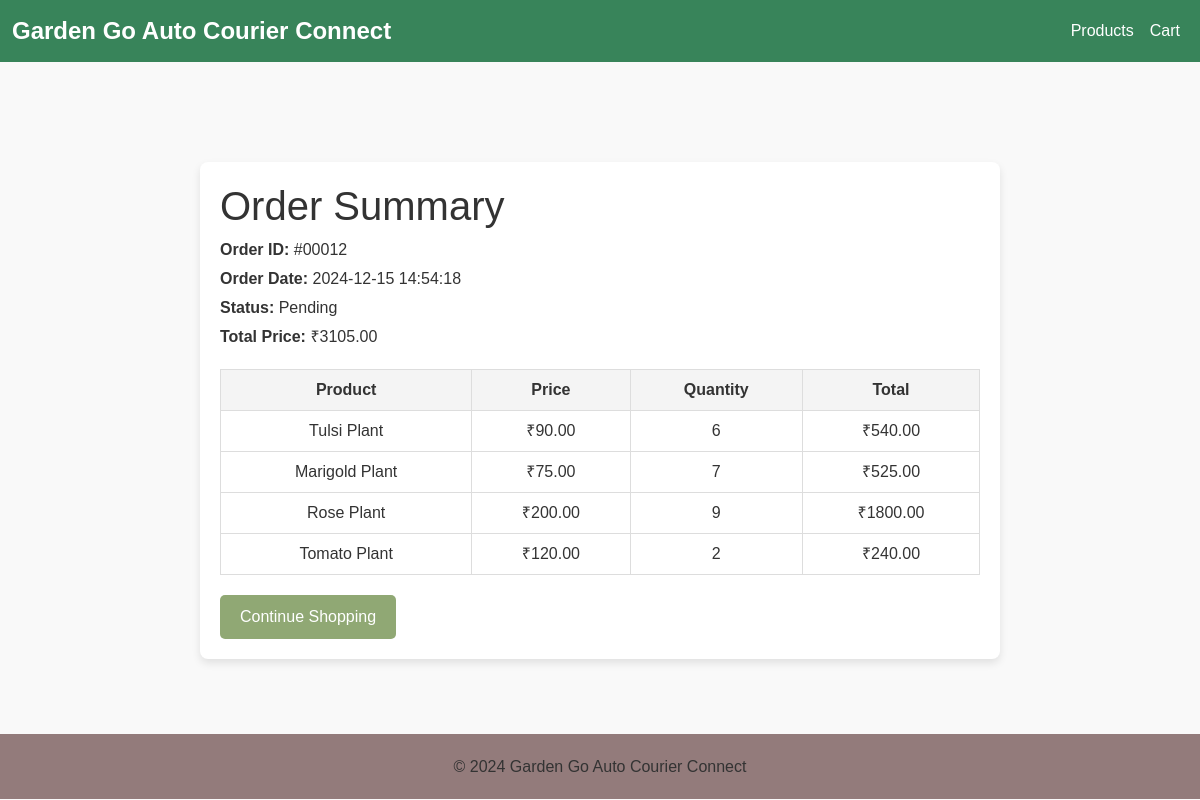
The app's page /order/12 (signed in) with its own data.
### models.py (models this page shows)
class Order(db.Model):
    __tablename__ = 'order'
    order_id = db.Column(db.Integer, primary_key=True)
    user_id = db.Column(db.Integer, db.ForeignKey('users.user_id'))
    assigned_to = db.Column(db.Integer, db.ForeignKey('users.user_id'))  # New attribute
    status = db.Column(db.String, nullable=False)
    address = db.Column(db.String(300))
    estimated_delivery = db.Column(db.DateTime)
    actual_delivery = db.Column(db.DateTime)
    updated_at = db.Column(db.DateTime, default=datetime.utcnow)
    total_price = db.Column(db.Float, nullable=False)
    shipping_cost = db.Column(db.Float, nullable=False)
    pincode = db.Column(db.String)
    created_at = db.Column(db.DateTime, default=datetime.utcnow)
    user = db.relationship('User', foreign_keys=[user_id], back_populates='orders')  # Updated
    assigned_user = db.relationship('User', foreign_keys=[assigned_to], back_populates='assigned_orders')  # New relationship
    order_items = db.relationship('OrderItem', back_populates='order')
    audit_logs = db.relationship('Audit', back_populates='order')

class OrderItem(db.Model):
    __tablename__ = 'order_item'
    order_item_id = db.Column(db.Integer, primary_key=True)
    order_id = db.Column(db.Integer, db.ForeignKey('order.order_id'))
    product_id = db.Column(db.Integer, db.ForeignKey('product.product_id'))
    quantity = db.Column(db.Integer, nullable=False)
    order = db.relationship('Order', back_populates='order_items')
    product = db.relationship('Product', back_populates='order_items')

class Product(db.Model):
    __tablename__ = 'product'
    product_id = db.Column(db.Integer, primary_key=True)
    name = db.Column(db.String(80), nullable=False)
    cost_price = db.Column(db.Float, nullable=False)
    selling_price = db.Column(db.Float, nullable=False)
    description = db.Column(db.String)
    stock_quantity = db.Column(db.Integer, nullable=False)
    image_url = db.Column(db.String)
    product_weight = db.Column(db.Float, nullable=False)  # New attribute
    category_id = db.Column(db.Integer, db.ForeignKey('category.category_id'))
    category = db.relationship('Category', back_populates='products')
    cart_items = db.relationship('CartItem', back_populates='product')
    order_items = db.relationship('OrderItem', back_populates='product')

### app.py (the view)
@app.route('/order/<int:order_id>')
@login_required
def order_summary(order_id):
    order = Order.query.get_or_404(order_id)
    if order.user_id != current_user.user_id:
        flash('Unauthorized access to this order.', 'danger')
        return redirect(url_for('products'))
    return render_template('order_summary.html', order=order)

### app.py (called while the page is built)
@login_manager.user_loader
def load_user(user_id):
    return User.query.get(int(user_id))

@app.before_request
def update_last_login():
    if current_user.is_authenticated:
        current_user.last_login = datetime.utcnow()
        db.session.commit()

### templates/order_summary.html
{% extends "layout.html" %}
{% block css %}
<link rel="stylesheet" href="{{ url_for('static', filename='css/order_summary.css') }}">
{% endblock %}
{% block content %}
<div class="wrapper-order-container">
<div class="order-container">
    <h1>Order Summary</h1>
    <div class="order-details">
        <p><strong>Order ID:</strong> #000{{ order.order_id }}</p>
        <p><strong>Order Date:</strong> {{ order.created_at.strftime('%Y-%m-%d %H:%M:%S') }}</p>
        <p><strong>Status:</strong> {{ order.status }}</p>
        <p><strong>Total Price:</strong> ₹{{ "%.2f" | format(order.total_price) }}</p>
    </div>
    <table class="order-items">
        <thead>
            <tr>
                <th>Product</th>
                <th>Price</th>
                <th>Quantity</th>
                <th>Total</th>
            </tr>
        </thead>
        <tbody>
            {% for item in order.order_items %}
            <tr>
                <td>{{ item.product.name }}</td>
                <td>₹{{ "%.2f" | format(item.product.selling_price) }}</td>
                <td>{{ item.quantity }}</td>
                <td>₹{{ "%.2f" | format(item.quantity * item.product.selling_price) }}</td>
            </tr>
            {% endfor %}
        </tbody>
    </table>
    <a href="{{ url_for('show_products') }}" class="btn">Continue Shopping</a>
</div>
</div>
{% endblock %}

### static/css/styles.css (style rules this page uses)
* { box-sizing: border-box; margin: 0; padding: 0; }
body { font-family: Arial, sans-serif; background: #f9f9f9; color: #333; }

### static/css/order_summary.css (style rules this page uses)
.wrapper-order-container { display: flex; justify-content: center; align-items: center; height: calc(100vh - 152px); }
.order-container { width: 100%; max-width: 800px; margin: 20px auto; padding: 20px; background: #fff; border-radius: 8px; box-shadow: 0 4px 8px rgba(0, 0, 0, 0.1); }
.order-details { margin-bottom: 20px; }
.order-details p { font-size: 16px; margin: 5px 0; }
.order-items { width: 100%; border-collapse: collapse; margin-top: 20px; }
.order-items th, .order-items td { border: 1px solid #ddd; padding: 8px; text-align: center; }
.order-items th { background-color: #f4f4f4; font-weight: bold; }
.btn { margin-top: 20px; padding: 10px 20px; background-color: #90a874; color: white; border: none; border-radius: 5px; cursor: pointer; }

### records on screen
Order: order_id "12", created_at "2024-12-15 14:54:18", status "Pending", total_price "3105.00"
OrderItem: product.name "Tulsi Plant", quantity "6", item.quantity*item.product.selling_price "540.00"
Product: product.selling_price "90.00"
OrderItem: product.name "Marigold Plant", quantity "7", item.quantity*item.product.selling_price "525.00"
Product: product.selling_price "75.00"
OrderItem: product.name "Rose Plant", quantity "9", item.quantity*item.product.selling_price "1800.00"
Product: product.selling_price "200.00"
OrderItem: product.name "Tomato Plant", quantity "2", item.quantity*item.product.selling_price "240.00"
Product: product.selling_price "120.00"
